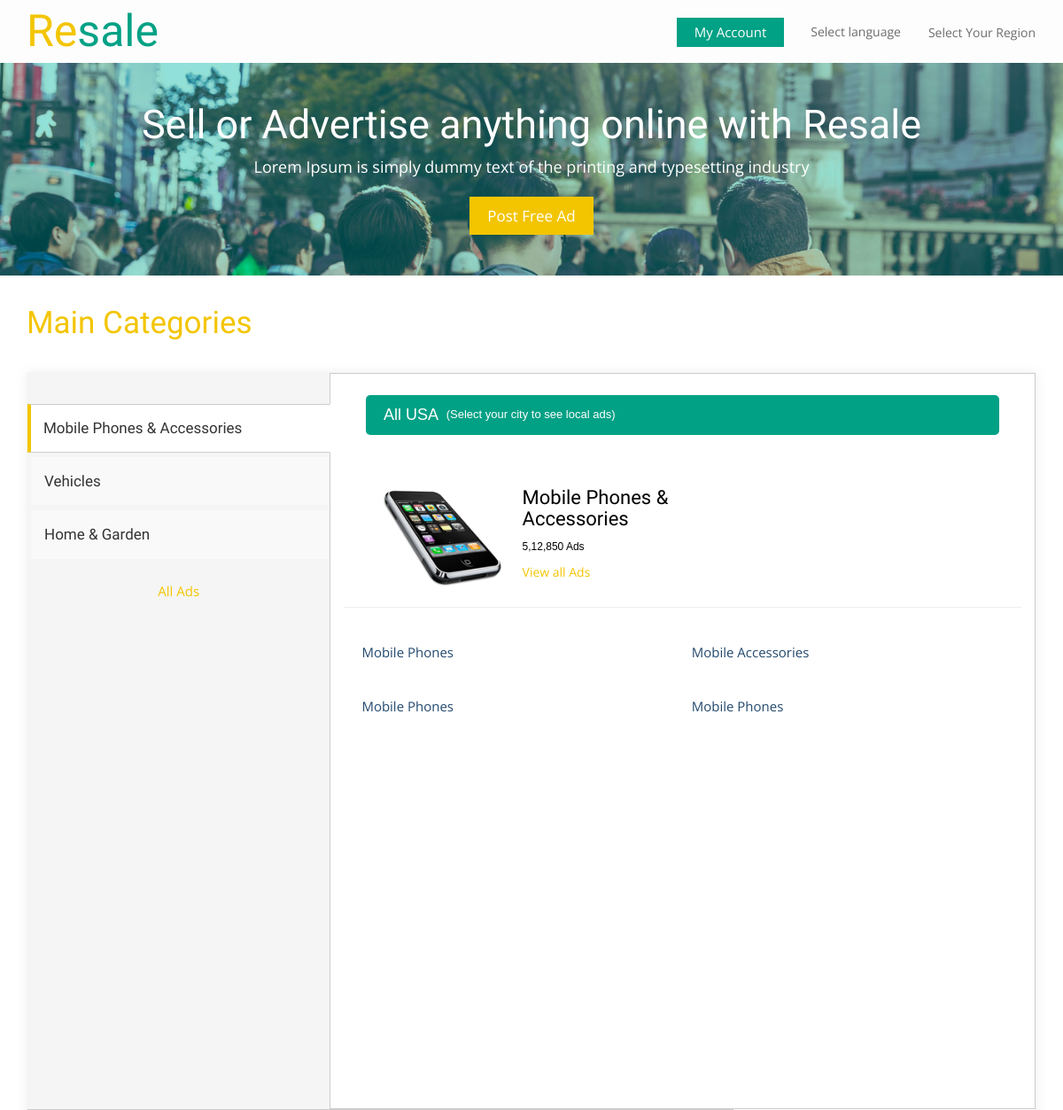
Before: /ad/categories (upper part) with the older database file.
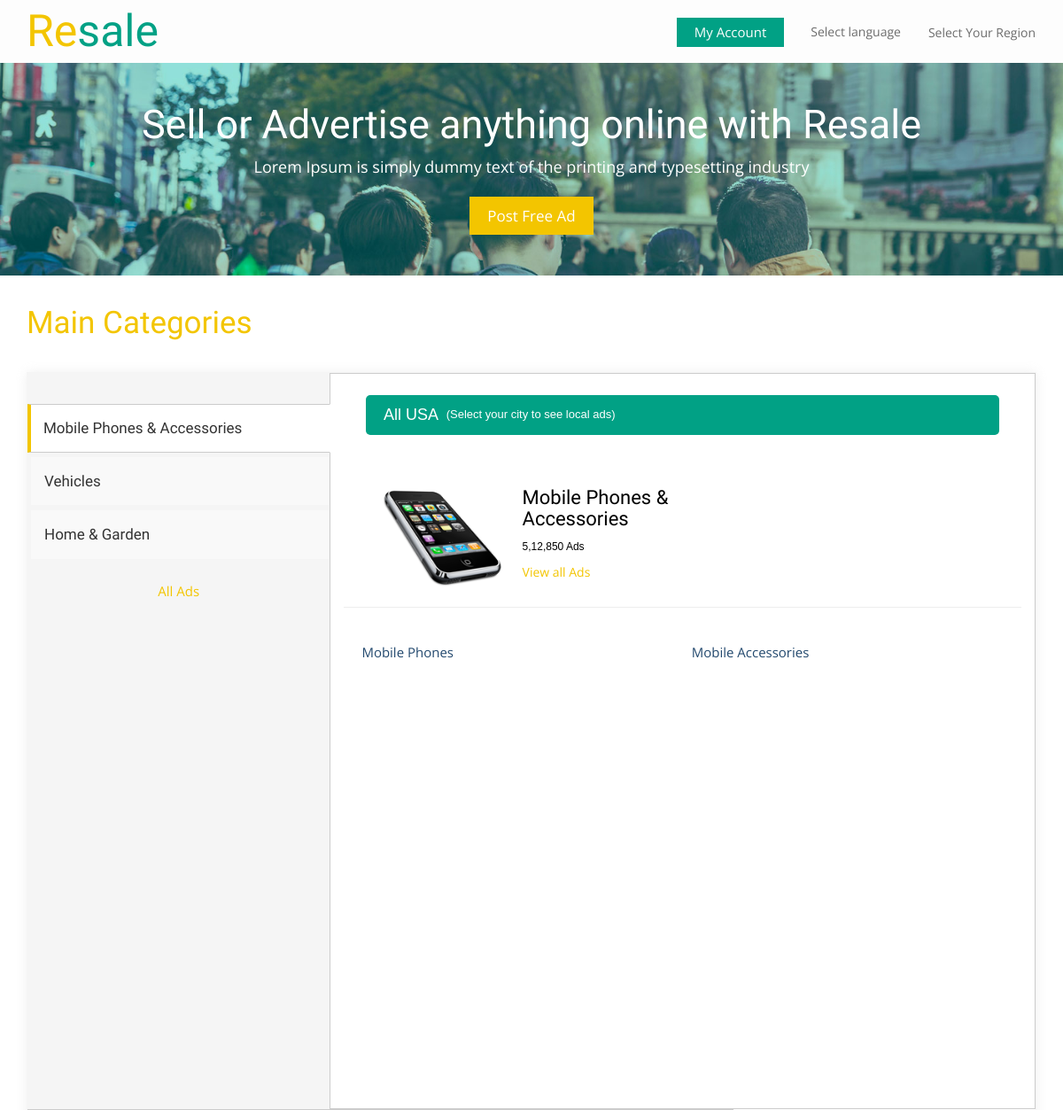
After: the same page with the newer database file.
### ad/models.py (models this page shows)
class Category(models.Model):
    name = models.CharField(max_length=50)
    main_category = models.ForeignKey('self',limit_choices_to={'main_category':None},related_name='maincategory', on_delete=models.CASCADE, blank=True, null=True)
    def __str__(self):
        return self.name

### ad/views.py (the view)
# urls.py: path('categories', views.all_categories, name='all_categories'),
def all_categories(request):
    all_category = Category.objects.filter(main_category=None)
    return render(request,'ad/all-categories.html',{'all_category':all_category})

### ad/templates/ad/all-categories.html (shortened to what this page needs)
 {% extends "base.html" %} {% block body%}
<div class="banner text-center">
    <div class="container">
        <h1>Sell or Advertise <span class="segment-heading">    anything online </span> with Resale</h1>
        <p>Lorem Ipsum is simply dummy text of the printing and typesetting industry</p>
        <a href="post-ad.html">Post Free Ad</a>
    </div>
</div>
<div class="categories-section main-grid-border">
    <div class="container">
        <h2 class="head">Main Categories</h2>
        <div class="category-list">
            <div id="parentVerticalTab">
                <ul class="resp-tabs-list hor_1">
                    {% for category in all_category %}
                    <li>{{category}}</li>
                    {% endfor %}
                    <a href="all-classifieds.html">All Ads</a>
                </ul>
                {% for category in all_category %}
                <div class="resp-tabs-container hor_1">
                    <span class="active total" style="display:block;" data-toggle="modal" data-target="#myModal"><strong>All USA</strong> (Select your city to see local ads)</span>
                    <div>
                        <div class="category">
                            <div class="category-img">
                                <img src="images/cat1.png" title="image" alt="" />
                            </div>
                            <div class="category-info">
                                <h4>{{category}}</h4>
                                <span>5,12,850 Ads</span>
                                <a href="all-classifieds.html">View all Ads</a>
                            </div>
                            <div class="clearfix"></div>
                        </div>
                        <div class="sub-categories">
                            <ul>
                                {% for sup_category in category.maincategory.all %}
                                <li><a href="mobiles.html">{{sup_category}}</a></li>
                                {% endfor %}
                                <div class="clearfix"></div>
                            </ul>
                        </div>
                    </div>
                </div>
                {% endfor %}
            </div>
        </div>
    </div>
</div>
{% endblock body %}

Changed rows visible on the page:
removed Category: name "Mobile Phones", shown under "Mobile Phones & Accessories"
removed Category: name "Mobile Phones", shown under "Mobile Phones & Accessories"
